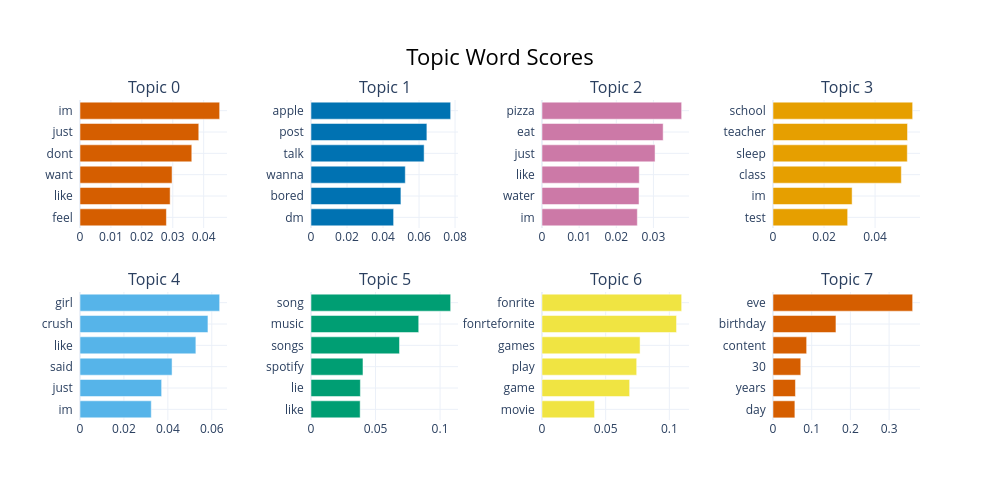

The cell this chart's notebook holds for it:
### Code cell
topic_model_reduced.visualize_barchart(n_words=6)

### Figure 1 — Plotly figure (JSON) as saved in the notebook; plotly's stock layout.template omitted (floating-point values rounded to 4 significant figures)
{"data": [{"marker": {"color": "#D55E00"}, "orientation": "h", "type": "bar", "x": [0.02795, 0.02916, 0.02977, 0.03616, 0.03841, 0.04517], "xaxis": "x", "y": ["feel  ", "like  ", "want  ", "dont  ", "just  ", "im  "], "yaxis": "y"}, {"marker": {"color": "#0072B2"}, "orientation": "h", "type": "bar", "x": [0.04588, 0.04994, 0.05237, 0.06283, 0.06436, 0.07756], "xaxis": "x2", "y": ["dm  ", "bored  ", "wanna  ", "talk  ", "post  ", "apple  "], "yaxis": "y2"}, {"marker": {"color": "#CC79A7"}, "orientation": "h", "type": "bar", "x": [0.02567, 0.02613, 0.02619, 0.03044, 0.03262, 0.0376], "xaxis": "x3", "y": ["im  ", "water  ", "like  ", "just  ", "eat  ", "pizza  "], "yaxis": "y3"}, {"marker": {"color": "#E69F00"}, "orientation": "h", "type": "bar", "x": [0.02926, 0.03101, 0.05028, 0.05263, 0.05271, 0.05473], "xaxis": "x4", "y": ["test  ", "im  ", "class  ", "sleep  ", "teacher  ", "school  "], "yaxis": "y4"}, {"marker": {"color": "#56B4E9"}, "orientation": "h", "type": "bar", "x": [0.03245, 0.03716, 0.04192, 0.05276, 0.05825, 0.06358], "xaxis": "x5", "y": ["im  ", "just  ", "said  ", "like  ", "crush  ", "girl  "], "yaxis": "y5"}, {"marker": {"color": "#009E73"}, "orientation": "h", "type": "bar", "x": [0.03808, 0.03825, 0.04027, 0.06858, 0.08346, 0.1082], "xaxis": "x6", "y": ["like  ", "lie  ", "spotify  ", "songs  ", "music  ", "song  "], "yaxis": "y6"}, {"marker": {"color": "#F0E442"}, "orientation": "h", "type": "bar", "x": [0.04129, 0.06882, 0.07436, 0.07702, 0.1057, 0.1097], "xaxis": "x7", "y": ["movie  ", "game  ", "play  ", "games  ", "fonrtefornite  ", "fonrite  "], "yaxis": "y7"}, {"marker": {"color": "#D55E00"}, "orientation": "h", "type": "bar", "x": [0.05654, 0.05799, 0.07173, 0.08694, 0.1627, 0.3609], "xaxis": "x8", "y": ["day  ", "years  ", "30  ", "content  ", "birthday  ", "eve  "], "yaxis": "y8"}], "layout": {"annotations": [{"font": {"size": 16}, "showarrow": false, "text": "Topic 0", "x": 0.0875, "xanchor": "center", "xref": "paper", "y": 1, "yanchor": "bottom", "yref": "paper"}, {"font": {"size": 16}, "showarrow": false, "text": "Topic 1", "x": 0.3625, "xanchor": "center", "xref": "paper", "y": 1, "yanchor": "bottom", "yref": "paper"}, {"font": {"size": 16}, "showarrow": false, "text": "Topic 2", "x": 0.6375, "xanchor": "center", "xref": "paper", "y": 1, "yanchor": "bottom", "yref": "paper"}, {"font": {"size": 16}, "showarrow": false, "text": "Topic 3", "x": 0.9125, "xanchor": "center", "xref": "paper", "y": 1, "yanchor": "bottom", "yref": "paper"}, {"font": {"size": 16}, "showarrow": false, "text": "Topic 4", "x": 0.0875, "xanchor": "center", "xref": "paper", "y": 0.4, "yanchor": "bottom", "yref": "paper"}, {"font": {"size": 16}, "showarrow": false, "text": "Topic 5", "x": 0.3625, "xanchor": "center", "xref": "paper", "y": 0.4, "yanchor": "bottom", "yref": "paper"}, {"font": {"size": 16}, "showarrow": false, "text": "Topic 6", "x": 0.6375, "xanchor": "center", "xref": "paper", "y": 0.4, "yanchor": "bottom", "yref": "paper"}, {"font": {"size": 16}, "showarrow": false, "text": "Topic 7", "x": 0.9125, "xanchor": "center", "xref": "paper", "y": 0.4, "yanchor": "bottom", "yref": "paper"}], "height": 500, "hoverlabel": {"bgcolor": "white", "font": {"family": "Rockwell", "size": 16}}, "showlegend": false, "title": {"font": {"color": "Black", "size": 22}, "text": "Topic Word Scores", "x": 0.5, "xanchor": "center", "yanchor": "top"}, "width": 1000, "xaxis": {"anchor": "y", "domain": [0, 0.175], "showgrid": true}, "xaxis2": {"anchor": "y2", "domain": [0.275, 0.45], "showgrid": true}, "xaxis3": {"anchor": "y3", "domain": [0.55, 0.725], "showgrid": true}, "xaxis4": {"anchor": "y4", "domain": [0.825, 1], "showgrid": true}, "xaxis5": {"anchor": "y5", "domain": [0, 0.175], "showgrid": true}, "xaxis6": {"anchor": "y6", "domain": [0.275, 0.45], "showgrid": true}, "xaxis7": {"anchor": "y7", "domain": [0.55, 0.725], "showgrid": true}, "xaxis8": {"anchor": "y8", "domain": [0.825, 1], "showgrid": true}, "yaxis": {"anchor": "x", "domain": [0.6, 1], "showgrid": true}, "yaxis2": {"anchor": "x2", "domain": [0.6, 1], "showgrid": true}, "yaxis3": {"anchor": "x3", "domain": [0.6, 1], "showgrid": true}, "yaxis4": {"anchor": "x4", "domain": [0.6, 1], "showgrid": true}, "yaxis5": {"anchor": "x5", "domain": [0, 0.4], "showgrid": true}, "yaxis6": {"anchor": "x6", "domain": [0, 0.4], "showgrid": true}, "yaxis7": {"anchor": "x7", "domain": [0, 0.4], "showgrid": true}, "yaxis8": {"anchor": "x8", "domain": [0, 0.4], "showgrid": true}}}
